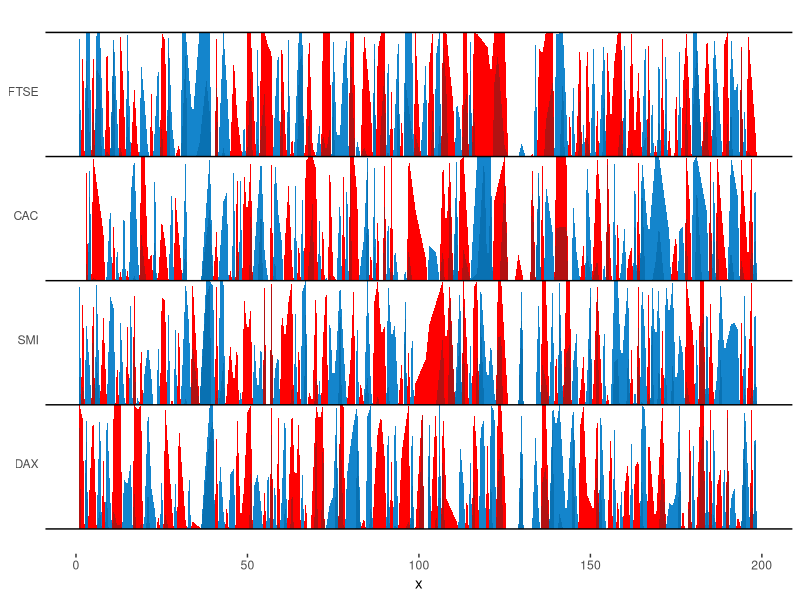

Source code (R):
library(testthat)
library(grid)
library(ggplot2)
library(plyr)
library(reshape2)

steps = function(y,i){
  max(y)/i
}


cut.into.parts = function(vals,i){
  a = abs(vals)
  r = seq(0,max(a),steps(vals,i))
  cut(a,r,include.lowest=TRUE)
}

f = function(df,num.steps){
  df2 = df
  df2$splitter = 2
  df[df$y > 0,"y"] = 0
  df2[df2$y < 0,"y"] = 0
  #print(head(df2))
  rbind(df,df2)
}

fac = function(x,pos,col) ifelse(pos > 0,as.character(x[pos,col]),as.character(x[pos+1,col]))

padding = function(x,xs,nrows){
  pos = x[xs,]$x

  interval.x.axis = function(x,xs,mod){
    ret = abs(x[get(mod)(xs,1),"x"]-x[xs,"x"])/2
    ret
  }

  create.entry = function(mod) list(x[xs,"group"],
                           get(mod)(pos,ifelse(mod=="-",interval.x.axis(x,xs,mod)*0.98,interval.x.axis(x,xs,mod))),
                           0,
                           x[xs,"splitter"]                           )

  insert.zero = function(mod){
    if(x[get(mod)(xs,1),"y"] != 0 && 
       get(mod)(xs,1) < nrows && 
       get(mod)(xs,1) > 0 &&
       x[get(mod)(xs,1),"splitter"] == x[xs,"splitter"]){
      x[nrow(x) + 1,c("group","x","y","splitter")] = create.entry(mod)
    }
    x
  }

  x = insert.zero("-") #before current position
  insert.zero("+") #after current position
}

colors = c("#B21212","#FF0000","#0971B2","#1485CC")
num.steps = 2

#colors = c("#590000","#CC3730","#CC716D","#003BF7","#B8BCFB","#CCCEE3")
#num.steps = 3

#colors = c("#590000","#003BF7")
#num.steps = 1

colors2 =LETTERS[1:length(colors)]

plot.bands = function(df.all,num.steps){
  step = steps(df.all$y,num.steps)*1.00000000001
  p = ggplot() + theme(panel.grid.major=element_blank(),
                       panel.grid.minor=element_blank(),
                       axis.ticks.y=element_blank(),
                       panel.background  = element_rect(fill = "white", colour = NA))

  add.area = function(p,df,c1,c2){
    df$fill = ifelse(df$splitter==1,c1,c2)
    p + geom_ribbon(aes(x,ymin=ymin,ymax=ymax,fill=fill),df)
  }

  grounds = c()
  counter = 0
  for(level in levels(df.all$group)){
    output = ifelse(level=="A",T,F)
    df = df.all[df.all$group==level,]
    ground = counter * step
    grounds = c(grounds,ground)

    for(i in 1:num.steps){
      df5 = df
      df5$y = abs(df5$y)

      current_bottom_bottom =  step * (i-1)
      current_bottom_top =  step * (i)
      current_top_bottom = step * (i)
      current_top_top = step * (i+1)

      #print(step)
      #if(length(df5[df5$y < current_bottom_bottom,"y"]) == 0)
        #print(df5)

      df5[df5$y < current_bottom_bottom,"y"] = 0
      df5[df5$y >= current_bottom_bottom & df5$y < current_bottom_top ,"y"] = df5[df5$y >= current_bottom_bottom & df5$y < current_bottom_top ,"y"] - current_bottom_bottom
      df5[df5$y > current_top_bottom,"y"] = step
      row.names(df5) = 1:nrow(df5)
      df5 = Reduce(function(x,xs){padding(x,xs,nrow(df5))},which(df5$y == 0),df5)

      df5$ymin = ground
      df5$ymax = abs(df5$y) + ground
      #print(df5)
      p = add.area(p,df5,colors2[length(colors2)/2+1-i],colors2[length(colors2)+1-i])
    }
    counter = counter + 1
    p = p + geom_hline(yintercept=ground)
    #break
  }

  labels = function(vals,side){
    if(num.steps == 1){
      ifelse(side == 1, paste0("(0,",max(abs(vals)),"]"),paste0("[-",max(abs(vals)),",0]"))
    }else
      levels(cut(side*abs(df.all$y),num.steps))
  }

  p = p + scale_fill_manual(values=colors,breaks=colors2,
                            labels=c(labels(df.all$y,-1),labels(df.all$y,1)))

  p = p + 
    scale_y_continuous(breaks=grounds+step*1.05/2,labels=levels(df$group)) 
    #scale_x_continuous(breaks=seq(df.all[df.all$group==levels(df.all$group)[1] & df.all$splitter == 1,"x"])-1)

  p = p + theme(legend.position="None")
  p + geom_hline(yintercept=grounds[length(grounds)]+step)
}

create.df = function(df,newy,newx){
   data.frame(x=newx,y=newy,group=df$group[1],splitter=df$splitter[1])
}

smoothme = function(df,span=0.4,interval=1,...){
  l = loess("y ~ x",data.frame(x=df$x,y=df$y),span=span)
  newx = seq(1,nrow(df),interval)
  create.df(df,predict(l,newdata=data.frame(x=newx)),newx)
}

spline.smoother = function(df,n=3*nrow(df),...){
  l = spline(df$x,df$y,n=n)
  create.df(df,l$y,l$x)
}

eu = function(){
  df = melt(EuStockMarkets)
  #df = df[(df$Var2=="DAX" | df$Var2 == "SMI") & df$Var1 < 200,]
  df = df[df$Var1 < 200,]
  row.names(df) = 1:nrow(df)
  names(df) = c("x","group","y")
  df$x = as.numeric(df$x)
  df$y = as.numeric(df$y)
  df$group = factor(df$group)
  df$splitter = 1
  df
}

calc.diff = function(tmp){
  tmp = transform(tmp,diff=c(diff(y),0))
  transform(tmp,diff_perc=diff/y*100)
}

e = eu()
#e = ddply(e,.(group),spline.smoother,span=0.05,interval=.1,n=20)
df = ddply(e,.(group),calc.diff)
df2 = df[abs(df$diff_perc) < 1.0,]
tmp2 = df2
tmp2$y = tmp2$diff_perc
df_eu = ddply(tmp2, .(group),f,num.steps=num.steps)
print(head(df_eu))
b = plot.bands(df_eu,num.steps)
print(b)

#b = plot.bands(df3,num.steps)

#df = data.frame(group=rep(c("A","B","C"),each=10), x=0:9,y=c(1.2,1.8627684,0.1,-1,-0.8324571,-0.0061331,-0.8056517,0.1085939,0.6393061,-0.9098858,0.2,0.8627684,0.92,-1,-0.8324571,-1.0061331,-0.5056517,0.1085939,-0.6393061,-0.9098858,0.3,0.1627684,0.3072174,-0.3,-1.5324571,-1.0061331,-0.5056517,0.1085939,0.6393061,-0.9098858),splitter=1) 
##df = ddply(df,.(group),smoothme,span=.2,interval=.1,n=8)
#df5 = ddply(df,.(group),f,num.steps=num.steps)
#p = plot.bands(df5,num.steps)
#print(p)
#return

#df3 = data.frame(group="A",x=0:9,y=c(0.2,0.8627684,0.92,-1,-0.8324571,-1.0061331,-0.5056517,0.1085939,0.6393061,-0.9098858),splitter=1)
#df3 = ddply(df3,.(group),f,num.steps=num.steps)
#print(df3)
#p = plot.bands(df3,num.steps)
#print(p)

#df3 = f(data.frame(group=rep(c("A","B"),each=10), x=0:9,y=c(0.5,0.1627684,0.3072174,-1,-0.8324571,-1.0061331,-0.5056517,0.1085939,0.6393061,-0.9098858,0.3,0.1627684,0.3072174,-0.3,-1.8324571,-1.0061331,-0.5056517,0.1085939,0.6393061,-0.9098858),splitter=1))
#print(df3)
#plot.bands(df3,num.steps)

#print(p + geom_line(data=df3,aes(x,abs(y),group=splitter)))
#print(p)
#print(df4)

#test_that("asdfasdf",{
#expect_equal(nrow(df4),20+3+3)
#expect_equal(0.0,df4[df4$splitter == 1 & df4$x==3.5,"y"])
#})
